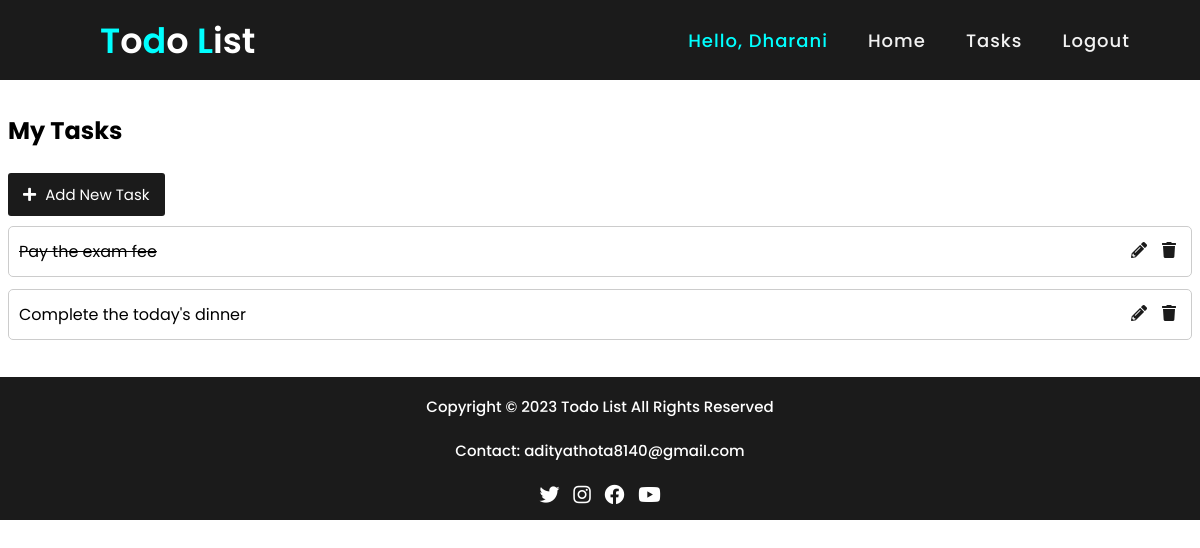
/tasks/ (signed in), run on an earlier commit of the app's database.
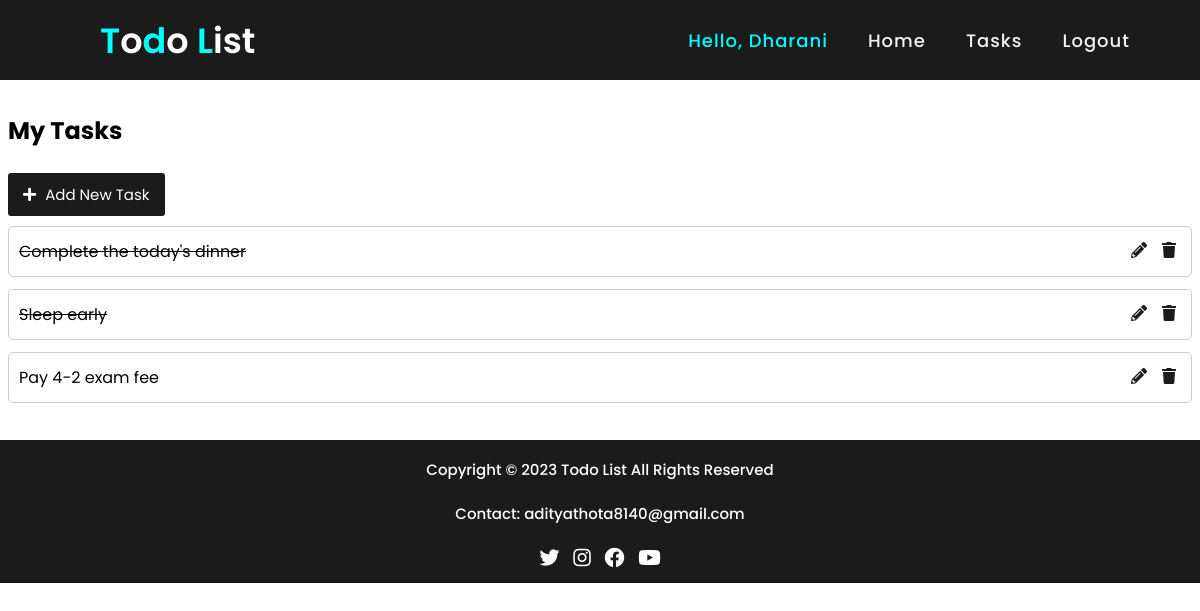
And on a later commit of the database.
### myapp/models.py (models this page shows)
class Task(models.Model):
    user = models.ForeignKey(User, on_delete=models.CASCADE)
    title = models.CharField(max_length=100)
    completed = models.BooleanField(default=False)

### myapp/views.py (the view)
# urls.py: path('', views.task_list, name='task_list'),
@login_required
def task_list(request):
    tasks = Task.objects.filter(user=request.user)
    context = {
        'tasks': tasks
    }
    return render(request, 'task_list.html', context)

### templates/task_list.html
{% extends 'base.html' %}
{% block contents %}
<div class="tlist">
<h2>My Tasks</h2><br>
<div class="add-style">
<a href="{% url 'create_task' %}" class="add-btn"><i class="fas fa-plus"></i> Add New Task</a>
</div>
{% for task in tasks %}
<ul class="task-list">
  {% if task.completed %}
  <li class="task-item">
    <div class="task-info">
      <p class="task-title"><s>{{task.title}}</s></p>
    </div>
    <div class="task-actions">
      <a href="{% url 'edit_task' task.id %}" class="edit-btn"><i class="fas fa-pencil-alt"></i></a>
      <a href="{% url 'delete_task' task.id %}" class="delete-btn"><i class="fas fa-trash"></i></a>
    </div>
  </li>
  {% else %}
  <li class="task-item">
    <div class="task-info">
      <p class="task-title">{{task.title}}</p>
    </div>
    <div class="task-actions">
      <a href="{% url 'edit_task' task.id %}" class="edit-btn"><i class="fas fa-pencil-alt"></i></a>
      <a href="{% url 'delete_task' task.id %}" class="delete-btn"><i class="fas fa-trash"></i></a>
    </div>
  </li>
  {% endif %}
</ul>
{% endfor %}
</div>
{% endblock %}

### templates/base.html (shortened to what this page needs)
<!DOCTYPE html>
{% load static %}
<html lang="en">
<head>
    <link rel="stylesheet" href="{% static 'styles/css/style.css' %}">
    <link rel="stylesheet" href="{% static 'styles/css/home.css' %}">
    <link rel="stylesheet" href="{% static 'styles/css/task_list.css' %}">
    <link rel="stylesheet" href="{% static 'styles/css/task_form.css' %}">
    <link rel="stylesheet" href="{% static 'styles/css/login.css' %}">
    <link rel="stylesheet" href="{% static 'styles/css/register.css' %}">
  <link rel="stylesheet" href="https://cdnjs.cloudflare.com/ajax/libs/font-awesome/5.15.3/css/all.min.css" />
</head>
<body>
<nav>
    <div class="logo">
        <span class="test">T</span>o<span class="test">d</span>o&nbsp;<span class="test">L</span>ist
    </div>
    <ul>
        {% if user.is_authenticated %}
        <li><a class="active" href="">Hello, {{user.first_name}}</a></li>
        <li><a href="{% url 'home' %}">Home</a></li>
        <li><a href="{% url 'task_list' %}">Tasks</a></li>
        <li><a href="{% url 'logout' %}">Logout</a></li>
        {% else %}
        <li><a href="{% url 'home' %}">Home</a></li>
        <li><a href="{% url 'task_list' %}">Tasks</a></li>
        <li><a href="{% url 'register' %}">Register</a></li>
        <li><a href="{% url 'login' %}">Login</a></li>
        {% endif %}
    </ul>
</nav>
<br>
{% block contents %}
{% endblock %}
<br>
<footer class="footer">
  <p>Copyright &copy; 2023 <a href="{% url 'home' %}">Todo List</a> All Rights Reserved</p>
  <p>Contact: <a href="mailto:adityathota8140@gmail.com">adityathota8140@gmail.com</a></p>
    <ul class="social-icons">
    <li><a href="https://twitter.com/yourproject" target="_blank"><i class="fab fa-twitter"></i></a></li>
    <li><a href="https://www.instagram.com/yourproject" target="_blank"><i class="fab fa-instagram"></i></a></li>
    <li><a href="https://www.facebook.com/yourproject" target="_blank"><i class="fab fa-facebook"></i></a></li>
    <li><a href="https://www.youtube.com/channel/yourchannel" target="_blank"><i class="fab fa-youtube"></i></a></li>
    </ul>
</footer>
</body>
</html>

### static/styles/css/style.css (style rules this page uses)
* { margin: 0; padding: 0; box-sizing: border-box; font-family: 'Poppins', sans-serif; }
.tlist { margin: 8px; }
nav { display: flex; height: 80px; width: 100%; background: #1b1b1b; align-items: center; justify-content: space-between; padding: 0 50px 0 100px; flex-wrap: wrap; }
nav .logo { color: #fff; font-size: 35px; font-weight: 600; }
nav ul { display: flex; flex-wrap: wrap; list-style: none; }
nav ul li { margin: 0 5px; }
nav ul li a { color: #f2f2f2; text-decoration: none; font-size: 18px; font-weight: 500; padding: 8px 15px; border-radius: 5px; letter-spacing: 1px; transition: all 0.3s ease; }
.test { color:cyan; }
nav ul li a.active, nav ul li a:hover { color: cyan; background: none; }
.footer { background-color: #1b1b1b; color: white; padding: 10px; text-align: center; font-size: 14px; }
.footer p a { text-decoration: none; color: white; }
.footer p { margin-bottom: 5px; font-size: 15px; font-weight: 500; padding: 8px 15px; }
.social-icons { list-style: none; padding: 0; margin: 10px 0 0 0; }
.social-icons li { display: inline-block; margin-right: 10px; }
.social-icons li:last-child { margin-right: 0; }
.social-icons a { color: #fff; font-size: 20px; transition: color 0.2s ease-in-out; }

### static/styles/css/task_list.css (style rules this page uses)
.task-list { list-style: none; margin: 0; padding: 0; }
.task-item { display: flex; align-items: center; justify-content: space-between; border: 1px solid #ccc; border-radius: 5px; padding: 10px; margin-bottom: 12px; }
.task-title { margin: 0; }
.task-actions { display: flex; align-items: center; justify-content: flex-end; margin-left: auto; }
.task-actions a { display: inline-block; padding: 5px; margin-left: 5px; color: #1b1b1b; background-color: #fff; border-radius: 3px; font-size: 0.8em; }
.task-actions a i { font-size:16px; }
.add-btn { display: inline-block; padding: 10px 15px; margin-bottom: 10px; color: #fff; background-color: #1b1b1b; border: none; border-radius: 3px; font-size: 15px; }
.add-style a { text-decoration: none; margin-bottom: 10px; }
.add-btn i { margin-right: 5px; }

What changed in the data, as far as the page shows it:
removed Task: title "Pay the exam fee"
changed Task "Complete the today's dinner": completed False → True (drawn)
added Task: title "Sleep early"
added Task: title "Pay 4-2 exam fee"
